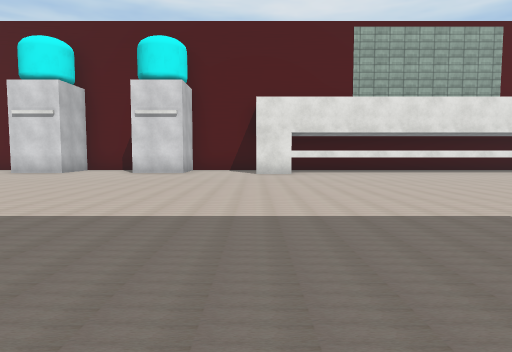
View 1 (above)

23 first-person views from a walk through a scene from a Unity 3-D project. The camera is 1.2 m above the floor, tilts 4° down and sees 75° across. The floor is counted in squares, 2 m on a side. Each view is taken from the middle of a square. On the plan, view 1 faces up. The plan holds only what a view shows up to about 10 squares ahead; the rest is blank. The place goes on beyond the plan. The player character is not drawn. Some surface patterns are stand-ins.

View 2
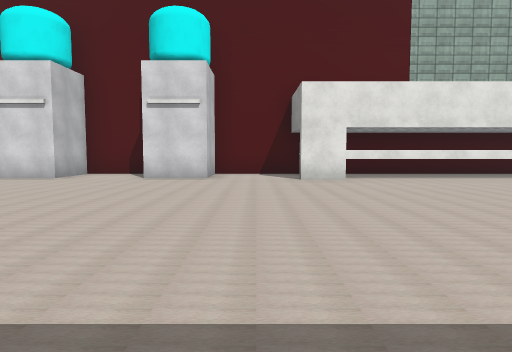

View 3
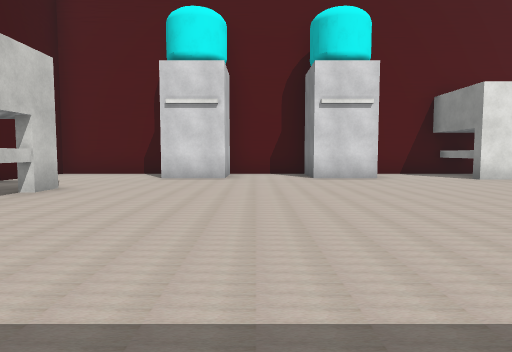

View 4
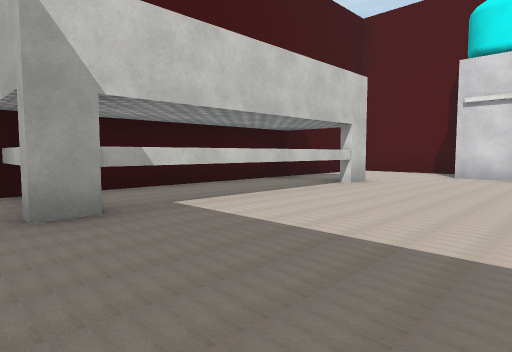

View 5
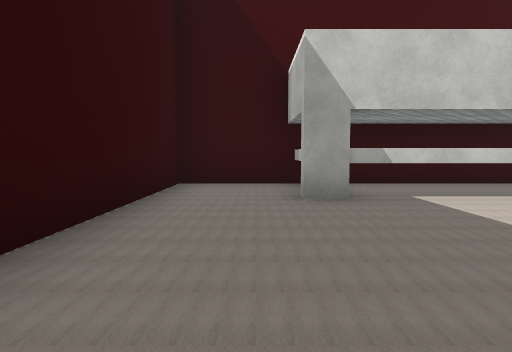

View 6
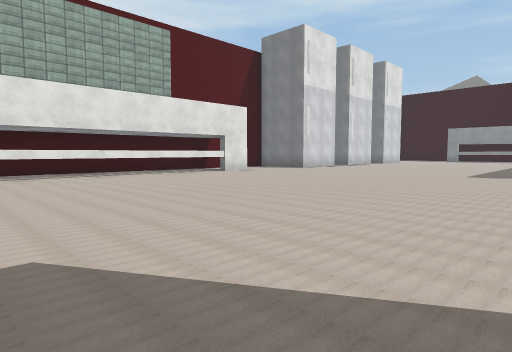

View 7
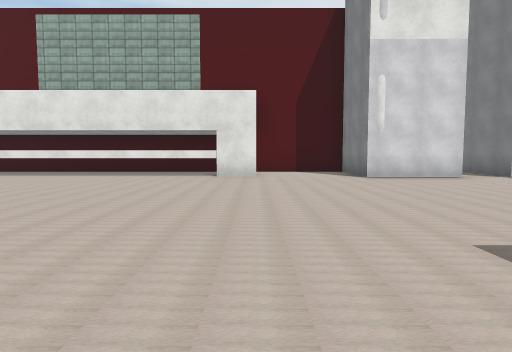

View 8
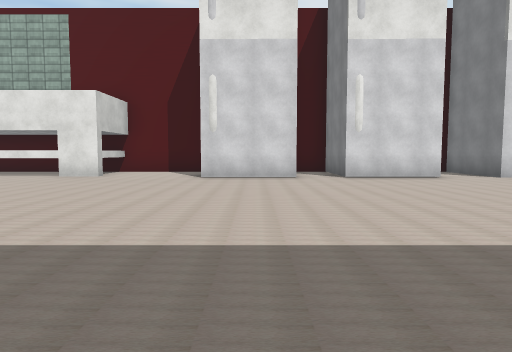

View 9
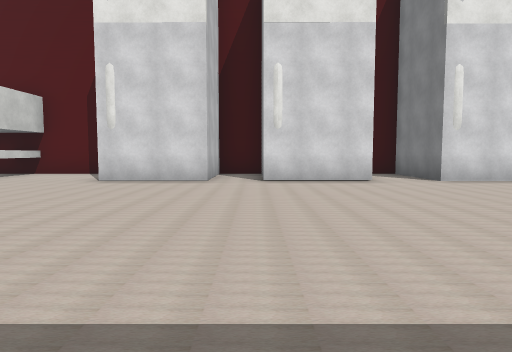

View 10
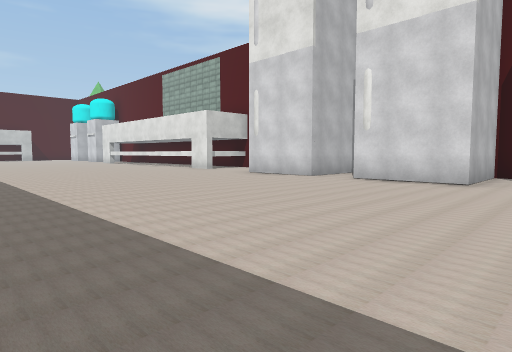

View 11
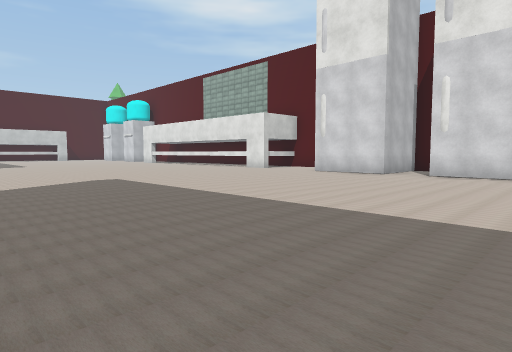

View 12
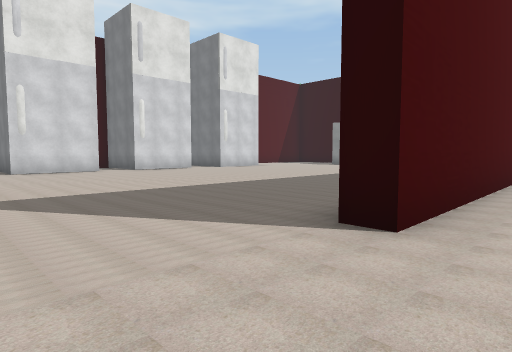

View 13
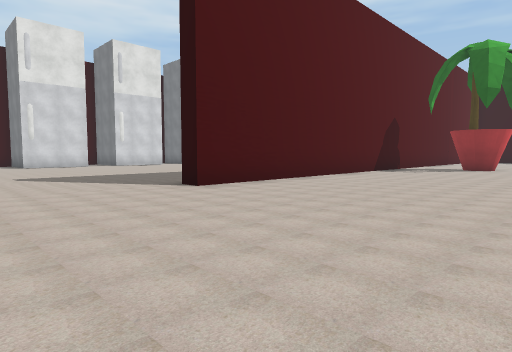

View 14
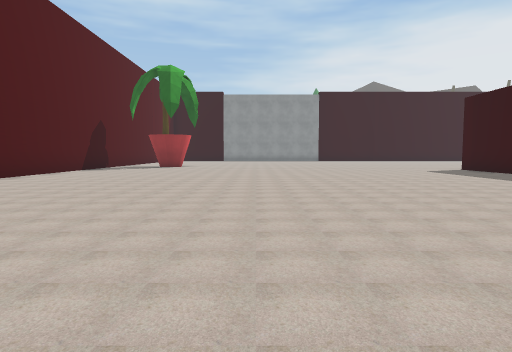

View 15
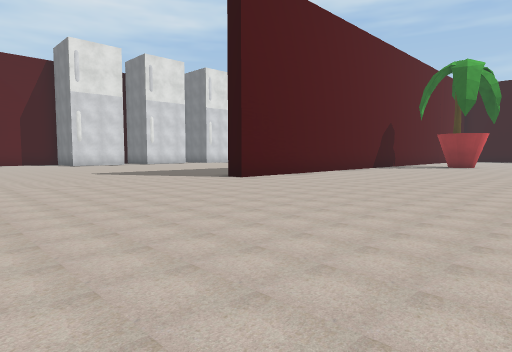

View 16
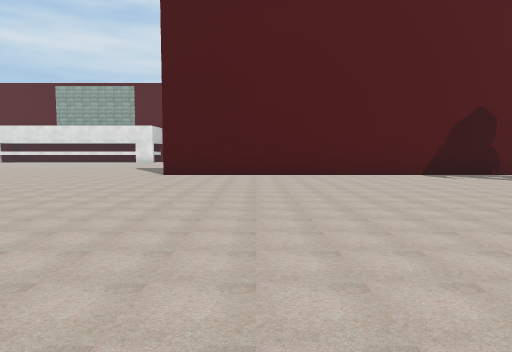

View 17
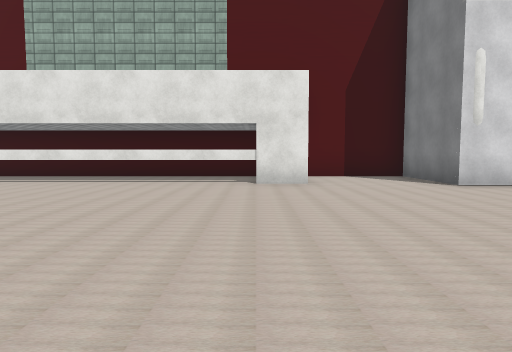

View 18
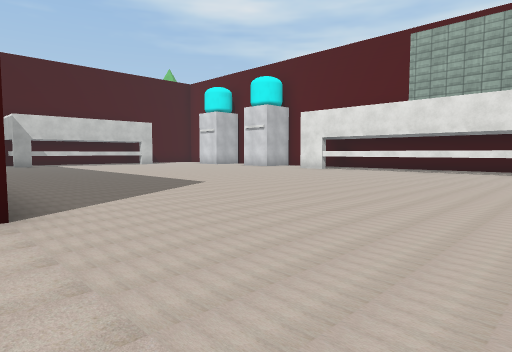

View 19
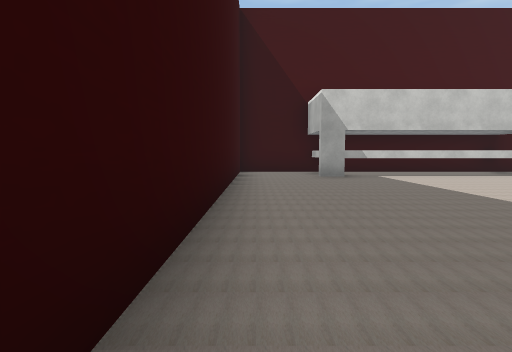

View 20
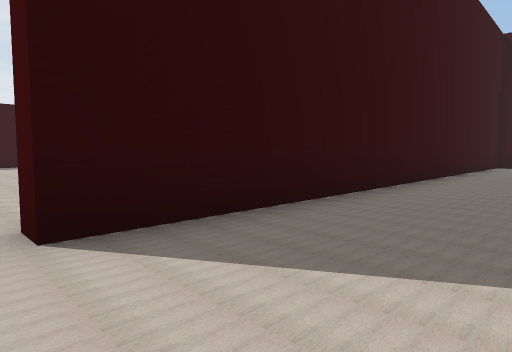

View 21
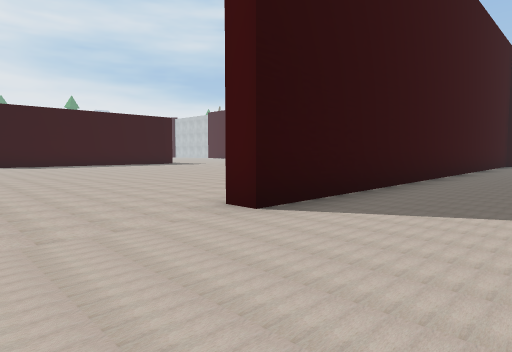

View 22
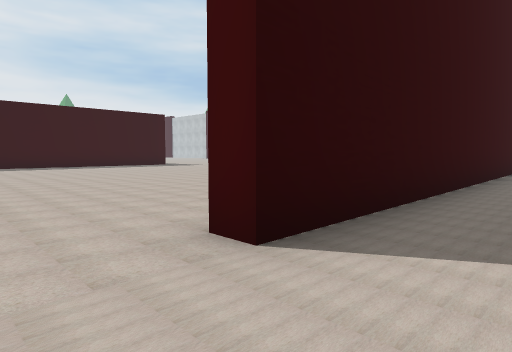

View 23
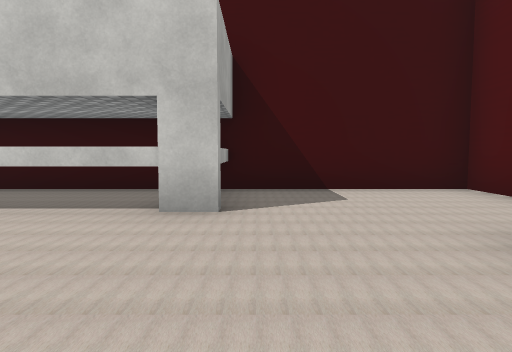

### Floor plan
Key: @ floor where view 1 was taken; # wall or solid block; . floor; T thing the floor can be seen under or through; O other object.
Columns run from 11 left of view 1 to 20 right of it. Each row starts with its distance up from view 1.
 12 ##############      ############
 11 #... #..#...##      ##..###.##.#
 10 #...##..#...##########..###.##.#
  9 #.......................###.##.#
  8 #...............................
  7 #OO.............................
  6 #.T.............................
  5 #.T.............................
  4 #.T.............................
  3 #.T.............................
  2 #OO.............................
  1 #..............................
  0 #..........@...................
 -1 ################.........#######
 -2               ..... ............
 -3               .... .............
 -4              ..... .............
 -5             ...... .............
 -6             ...... ............
 -7             ...... ............
 -8             ......   ..........
 -9              ....     .........
-10               ...      ........
-11                          ......
-12                           .....
-13                             ...
-14                               #

Positions as (right, up) in squares from view 1, and headings:
1: (0, 0), facing up
2: (-1, 2), facing up
3: (-5, 2), facing up
4: (-5, 1), facing up-left
5: (-4, 1), facing left
6: (2, 1), facing up-right
7: (10, 1), facing up
8: (14, 1), facing up
9: (16, 2), facing up
10: (20, 2), facing up-left
11: (19, 0), facing up-left
12: (11, -2), facing up-right
13: (10, -6), facing up-right
14: (9, -7), facing right
15: (8, -7), facing up-right
16: (16, -10), facing up
17: (9, 3), facing up
18: (8, -1), facing up-left
19: (0, 0), facing left
20: (5, 2), facing down-left
21: (7, 2), facing down-left
22: (6, 1), facing down-left
23: (-5, 8), facing left
